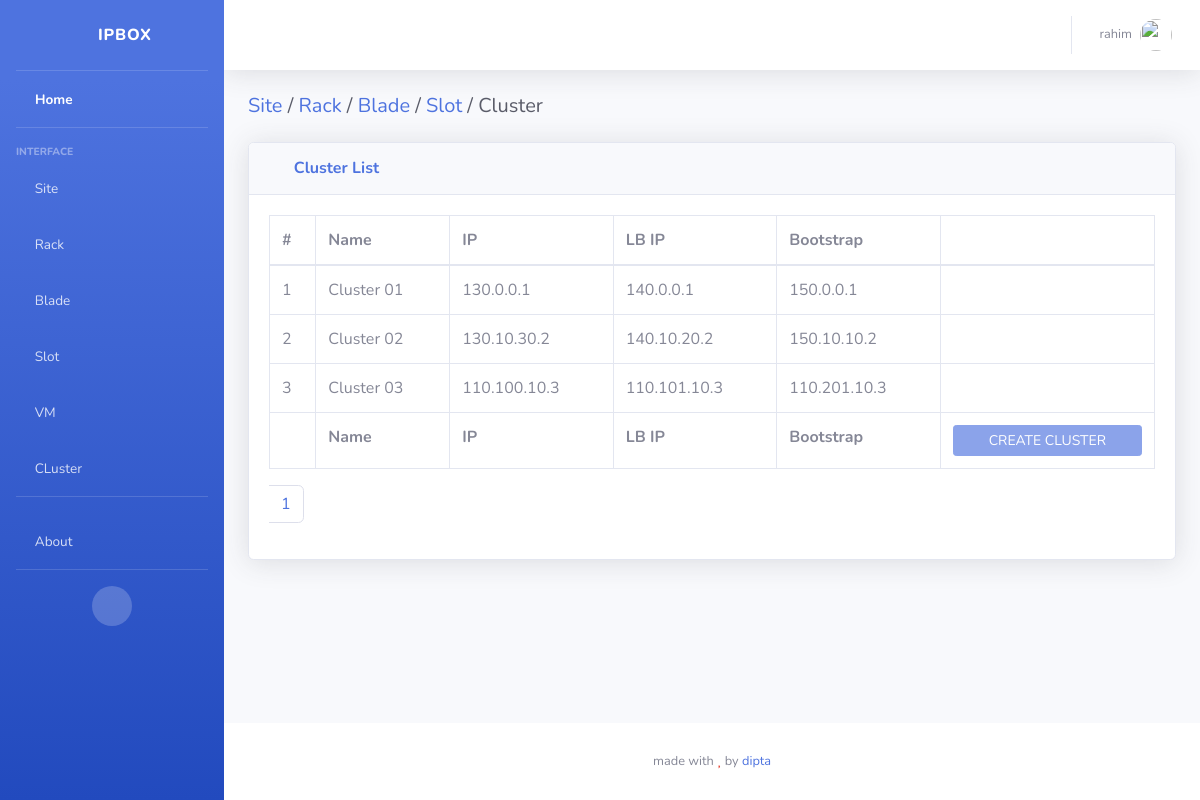
Screenshot of /clusters/ (signed in) with the database file from the repository.
### clusterapp/models.py (models this page shows, shortened)
class Cluster(models.Model):
  name        = models.CharField(max_length=128)
  ip          = models.GenericIPAddressField()
  lb_ip       = models.GenericIPAddressField()
  bootstrap   = models.GenericIPAddressField()
  class Meta:
    verbose_name_plural = "Clusters"

### clusterapp/views.py (the view)
# urls.py: path('', views.clusterList, name="clusters"),
def clusterList(request):
  dataPerPage = 5
  pageNum = request.GET.get('page', 1)
  clusters = Cluster.objects.all()
  p = Paginator(clusters, dataPerPage)
  page_obj = p.page(pageNum)
  context = {
    'page_obj': page_obj,
    'generalUser': generalUser(request.user),
    'adminUser': adminUser(request.user)
  }
  return render(request, 'clusterapp/clusters.html', context)

### accounts/views/management.py (called while the page is built)
def generalUser(user):
    res = False
    try:
        if user is None:
            raise ValueError('User Not Found!')
        if not user.is_active:
            raise ValueError('User Not Active!')
        if user.is_authenticated:
            res = True
    except Exception as err:
        pass
    return res

def adminUser(user):
    res = False
    try:
        if generalUser(user):
            if user.is_superuser or user.is_staff:
                res = True
    except Exception as err:
        pass
    return res

### clusterapp/templates/clusterapp/clusters.html
{% extends 'sbadmin/base.html' %}{% load static %} {% block content %}
<div class="d-sm-flex align-items-center justify-content-between mb-4">
  <h1 class="h5 mb-0 text-gray-800">
    <a href="{% url 'siteapp:sites' %}">Site<a/> /
    <a href="{% url 'rackapp:racks' %}">Rack<a/> /
    <a href="{% url 'bladeapp:blades' %}">Blade<a/> /
    <a href="{% url 'slotapp:slots' %}">Slot<a/> / Cluster
  </h1>
</div>
<div class="card shadow mb-4">
  <div class="card-header py-3">
    <h6 class="m-0 font-weight-bold text-primary"><i class="fas fa-table mr-2"></i> Cluster List</h6>
  </div>
  <div class="card-body">
    <div class="table-responsive">
      <table
        class="table table-bordered"
        id="dataTable"
        width="100%"
        cellspacing="0"
      >
        <thead>
          <tr>
            <th>#</th>
            <th>Name</th>
            <th>IP</th>
            <th>LB IP</th>
            <th>Bootstrap</th>
            <th></th>
          </tr>
        </thead>
        <tfoot>
          <tr>
            <th></th>
            <th>Name</th>
            <th>IP</th>
            <th>LB IP</th>
            <th>Bootstrap</th>
            <th>
              {% if adminUser %}
                <a href="{% url 'clusterapp:cluster_create' %}"
                  class="btn btn-primary btn-sm btn-block">CREATE CLUSTER</a>
              {% else %}
                <div class="btn btn-primary btn-sm btn-block disabled customNotAllowed">CREATE CLUSTER</div>
              {% endif %}
            </th>
          </tr>
        </tfoot>
        <tbody>
          {% for cluster in page_obj %}
          <tr>
            <td>{{ forloop.counter }}</td>
            <td>{{ cluster.name }}</td>
            <td>{{ cluster.ip }}</td>
            <td>{{ cluster.lb_ip }}</td>
            <td>{{ cluster.bootstrap }}</td>
            <td class="text-center">
              {% if adminUser %}
                <a href="{% url 'clusterapp:cluster_update' cluster.id %}"
                  class="text-info mr-4" title="edit">
                  <i class="fas fa-edit"></i>
                </a>
                <a href="#" class="text-danger ml-4" title="delete">
                  <i class="fas fa-trash-alt"></i>
                </a>
              {% else %}
                <span class="text-info mr-4 customNotAllowed" title="edit">
                  <i class="fas fa-edit"></i>
                </span>
                <span class="text-danger ml-4 customNotAllowed" title="delete">
                  <i class="fas fa-trash-alt"></i>
                </span>
              {% endif %}
            </td>
          </tr>
          {% endfor %}
        </tbody>
      </table>
      {% include 'core/pagination.html' %}
    </div>
  </div>
</div>
{% endblock content %}

### templates/sbadmin/components/navbar.html (shortened to what this page needs)
{% load static %}
<nav class="navbar navbar-expand navbar-light bg-white topbar mb-4 static-top shadow">
  <ul class="navbar-nav ml-auto">
    {% if user.is_authenticated %}
    <li class="nav-item dropdown no-arrow">
      <a
        class="nav-link dropdown-toggle"
        href="#"
        id="userDropdown"
        role="button"
        data-toggle="dropdown"
        aria-haspopup="true"
        aria-expanded="false"
      >
        <span class="mr-2 d-none d-lg-inline text-gray-600 small">
          {{user.username}}
        </span>
        <img
          class="img-profile rounded-circle"
          src="{% static 'themes/sbadmin/img/undraw_profile.svg' %}"
        />
      </a>
    </li>
    {% endif %}
  </ul>
</nav>

### static/themes/mystyle/css/mystyle.css (style rules this page uses)
.customNotAllowed { cursor: not-allowed; }

### rows the page displays
Cluster: name "Cluster 01", ip "130.0.0.1", lb_ip "140.0.0.1", bootstrap "150.0.0.1"
Cluster: name "Cluster 02", ip "130.10.30.2", lb_ip "140.10.20.2", bootstrap "150.10.10.2"
Cluster: name "Cluster 03", ip "110.100.10.3", lb_ip "110.101.10.3", bootstrap "110.201.10.3"

### other values shown
{{ user.username }} "rahim"
{{ num }} "1"
